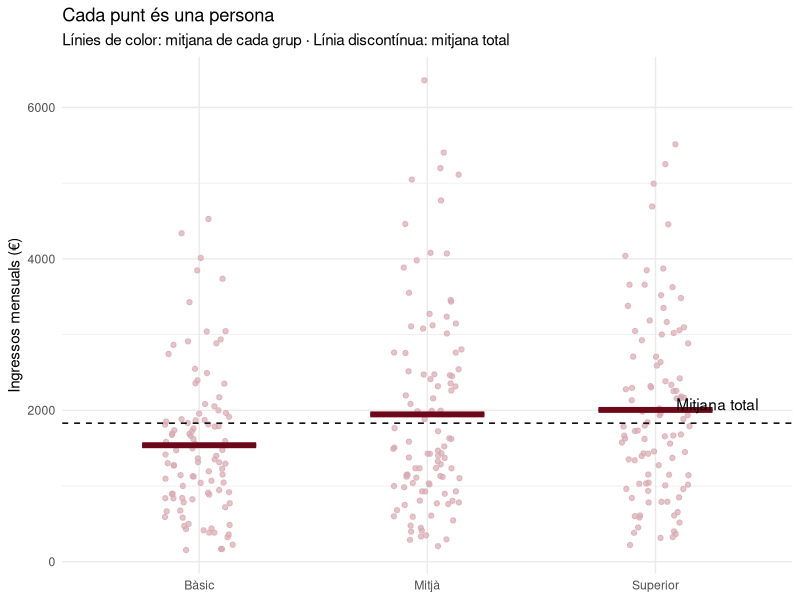
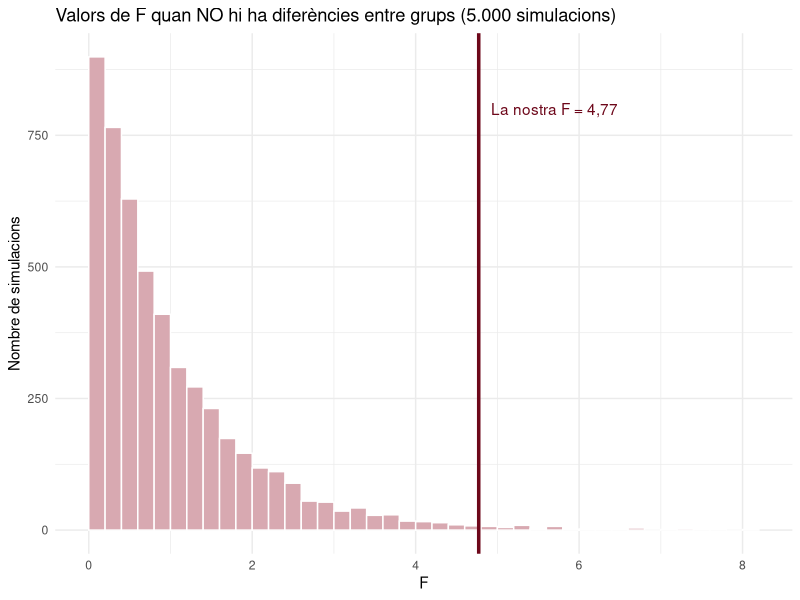
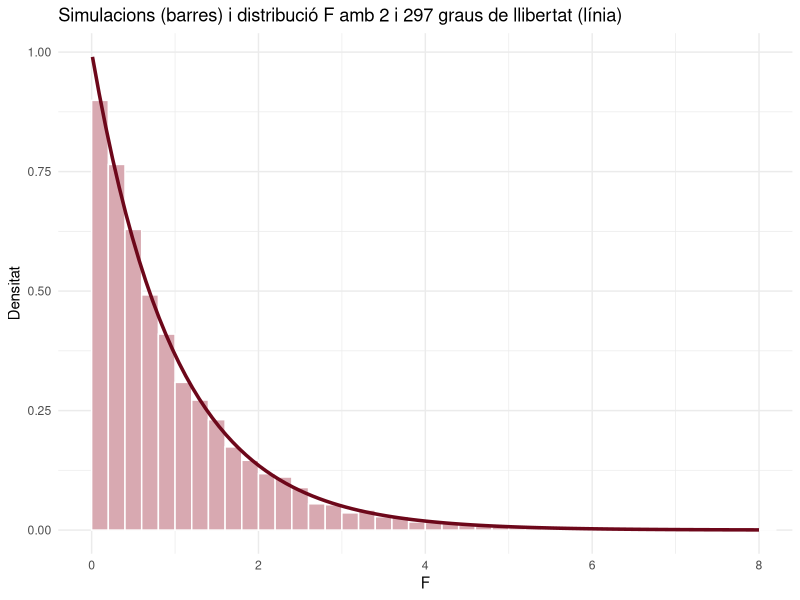
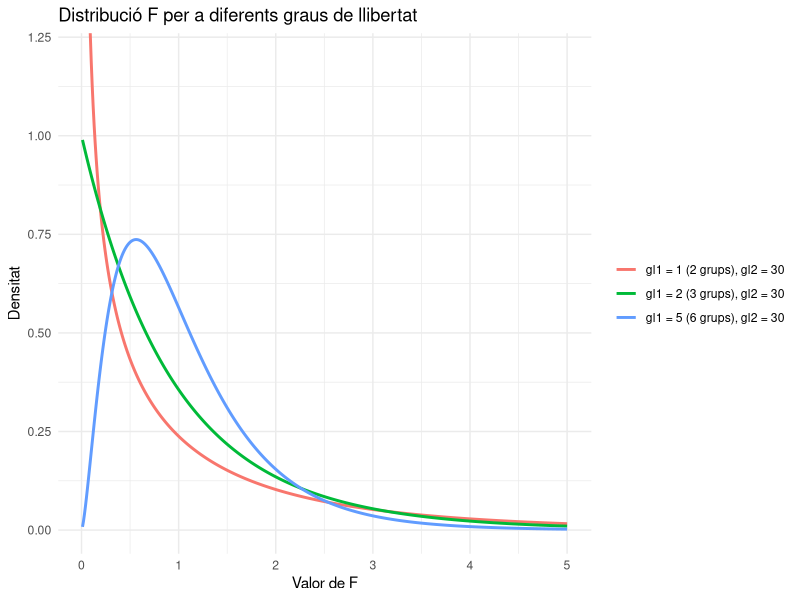
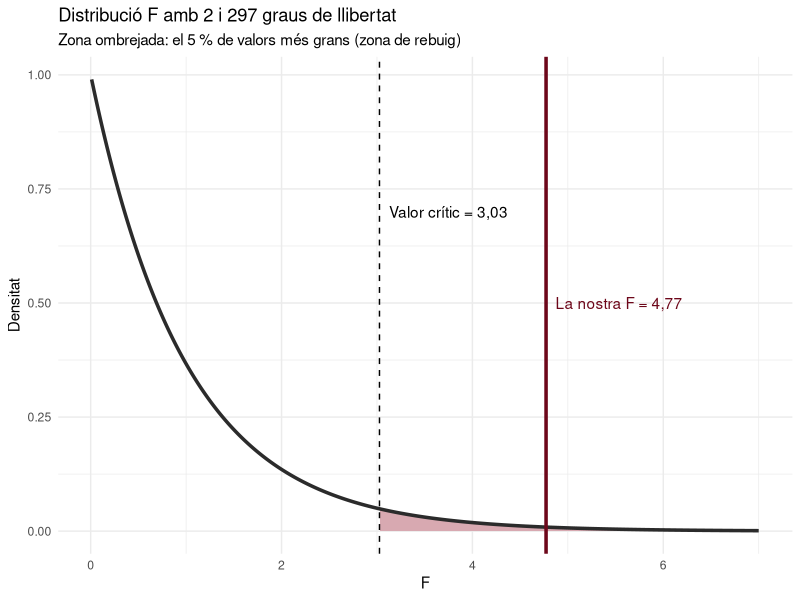

Generate these figures, in order, with R:
## ---- chunk 1
set.seed(1234)
library(tidyverse)

bordeus      <- "#6D071A"
bordeus_clar <- "#D8A9B1"

# Números amb coma decimal per al text
num <- function(x, d = 1) format(round(unname(x), d), nsmall = d, decimal.mark = ",", big.mark = ".")
## ---- chunk 2
set.seed(123)
ingressos_estudis <- tibble(
  estudis = factor(rep(c("Bàsic", "Mitjà", "Superior"), each = 100),
                   levels = c("Bàsic", "Mitjà", "Superior")),
  ingressos = c(rgamma(100, shape = 2.2, scale = 800),
                rgamma(100, shape = 2.2, scale = 900),
                rgamma(100, shape = 2.2, scale = 1000))
)

resum <- ingressos_estudis |>
  group_by(estudis) |>
  summarise(n = n(),
            mitjana = mean(ingressos),
            desv_tipica = sd(ingressos))

resum
## ---- chunk 3
mitjana_total <- mean(ingressos_estudis$ingressos)

mitjanes_grup <- ingressos_estudis |>
  group_by(estudis) |>
  summarise(mitjana = mean(ingressos))

ggplot(ingressos_estudis, aes(x = estudis, y = ingressos)) +
  geom_jitter(width = 0.15, height = 0, color = bordeus_clar, alpha = 0.7) +
  geom_hline(yintercept = mitjana_total, linetype = "dashed") +
  geom_crossbar(data = mitjanes_grup, aes(y = mitjana, ymin = mitjana, ymax = mitjana),
                color = bordeus, width = 0.5, linewidth = 0.8) +
  annotate("text", x = 3.45, y = mitjana_total + 250, hjust = 1,
           label = "Mitjana total") +
  labs(title = "Cada punt és una persona",
       subtitle = "Línies de color: mitjana de cada grup · Línia discontínua: mitjana total",
       x = NULL, y = "Ingressos mensuals (€)") +
  theme_minimal()
## ---- chunk 4
dades <- ingressos_estudis |>
  group_by(estudis) |>
  mutate(mitjana_grup = mean(ingressos)) |>
  ungroup()

sq_entre <- sum((dades$mitjana_grup - mitjana_total)^2)
sq_dins  <- sum((dades$ingressos - dades$mitjana_grup)^2)

c(sq_entre = sq_entre, sq_dins = sq_dins)
## ---- chunk 5
ms_entre <- sq_entre / 2
ms_dins  <- sq_dins / 297
f        <- ms_entre / ms_dins

c(ms_entre = ms_entre, ms_dins = ms_dins, F = f)
## ---- chunk 6
model <- aov(ingressos ~ estudis, data = ingressos_estudis)
summary(model)
## ---- chunk 7
f_simulades <- map_dbl(1:5000, function(i) {
  barrejat <- ingressos_estudis |>
    mutate(estudis = sample(estudis))     # barregem els estudis a l'atzar
  summary(aov(ingressos ~ estudis, data = barrejat))[[1]]$`F value`[1]
})

tibble(f = f_simulades) |>
  ggplot(aes(x = f)) +
  geom_histogram(binwidth = 0.2, boundary = 0, fill = bordeus_clar, color = "white") +
  geom_vline(xintercept = f, color = bordeus, linewidth = 1.2) +
  annotate("text", x = f + 0.15, y = 800, hjust = 0, color = bordeus,
           label = paste0("La nostra F = ", num(f, 2))) +
  labs(title = "Valors de F quan NO hi ha diferències entre grups (5.000 simulacions)",
       x = "F", y = "Nombre de simulacions") +
  theme_minimal()
## ---- chunk 8
mean(f_simulades >= f)   # proporció de simulacions amb una F igual o més gran
## ---- chunk 9
tibble(f = f_simulades) |>
  ggplot(aes(x = f)) +
  geom_histogram(aes(y = after_stat(density)), binwidth = 0.2, boundary = 0,
                 fill = bordeus_clar, color = "white") +
  stat_function(fun = df, args = list(df1 = 2, df2 = 297), color = bordeus,
                linewidth = 1.2, xlim = c(0.01, 8)) +
  coord_cartesian(xlim = c(0, 8)) +
  labs(title = "Simulacions (barres) i distribució F amb 2 i 297 graus de llibertat (línia)",
       x = "F", y = "Densitat") +
  theme_minimal()
## ---- chunk 10
x <- seq(0.01, 5, by = 0.01)

map_dfr(c(1, 2, 5), function(gl1) {
  tibble(x = x, densitat = df(x, df1 = gl1, df2 = 30),
         gl = paste0("gl1 = ", gl1, " (", gl1 + 1, " grups), gl2 = 30"))
}) |>
  ggplot(aes(x = x, y = densitat, color = gl)) +
  geom_line(linewidth = 1) +
  coord_cartesian(ylim = c(0, 1.2)) +
  labs(title = "Distribució F per a diferents graus de llibertat",
       x = "Valor de F", y = "Densitat", color = NULL) +
  theme_minimal()
## ---- chunk 11
crit_val <- qf(0.95, df1 = 2, df2 = 297)
corba <- tibble(x = seq(0.01, 7, by = 0.01), densitat = df(x, df1 = 2, df2 = 297))

ggplot(corba, aes(x = x, y = densitat)) +
  geom_area(data = filter(corba, x > crit_val), fill = bordeus_clar) +
  geom_line(linewidth = 1.2, color = "#2B2B2B") +
  geom_vline(xintercept = crit_val, linetype = "dashed") +
  geom_vline(xintercept = f, color = bordeus, linewidth = 1.2) +
  annotate("text", x = crit_val + 0.1, y = 0.7, hjust = 0,
           label = paste0("Valor crític = ", num(crit_val, 2))) +
  annotate("text", x = f + 0.1, y = 0.5, hjust = 0, color = bordeus,
           label = paste0("La nostra F = ", num(f, 2))) +
  labs(title = "Distribució F amb 2 i 297 graus de llibertat",
       subtitle = "Zona ombrejada: el 5 % de valors més grans (zona de rebuig)",
       x = "F", y = "Densitat") +
  theme_minimal()
## ---- chunk 12
dos_grups <- ingressos_estudis |>
  filter(estudis != "Mitjà")

t.test(ingressos ~ estudis, data = dos_grups, var.equal = TRUE)$statistic^2   # t al quadrat
summary(aov(ingressos ~ estudis, data = dos_grups))[[1]]$`F value`[1]       # F de l'ANOVA
